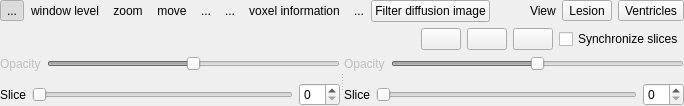
     <widget class="QWidget" name="layoutWidget" >
      <layout class="QVBoxLayout" >
       <property name="margin" >
        <number>0</number>
       </property>
       <property name="spacing" >
        <number>6</number>
       </property>
       <item>
        <layout class="QHBoxLayout" >
         <property name="margin" >
          <number>0</number>
         </property>
         <property name="spacing" >
          <number>0</number>
         </property>
         <item>
          <widget class="QToolButton" name="m_slicingToolButton" >
           <property name="text" >
            <string>...</string>
           </property>
           <property name="icon" >
            <iconset/>
           </property>
           <property name="iconSize" >
            <size>
             <width>32</width>
             <height>32</height>
            </size>
           </property>
           <property name="checkable" >
            <bool>true</bool>
           </property>
           <property name="checked" >
            <bool>true</bool>
           </property>
           <property name="autoRaise" >
            <bool>true</bool>
           </property>
          </widget>
         </item>
         <item>
          <widget class="QToolButton" name="m_windowLevelToolButton" >
           <property name="text" >
            <string>window level</string>
           </property>
           <property name="icon" >
            <iconset/>
           </property>
           <property name="iconSize" >
            <size>
             <width>32</width>
             <height>32</height>
            </size>
           </property>
           <property name="checkable" >
            <bool>true</bool>
           </property>
           <property name="autoRaise" >
            <bool>true</bool>
           </property>
          </widget>
         </item>
         <item>
          <widget class="QToolButton" name="m_zoomToolButton" >
           <property name="text" >
            <string>zoom</string>
           </property>
           <property name="icon" >
            <iconset/>
           </property>
           <property name="iconSize" >
            <size>
             <width>32</width>
             <height>32</height>
            </size>
           </property>
           <property name="checkable" >
            <bool>true</bool>
           </property>
           <property name="autoRaise" >
            <bool>true</bool>
           </property>
          </widget>
         </item>
         <item>
          <widget class="QToolButton" name="m_moveToolButton" >
           <property name="text" >
            <string>move</string>
           </property>
           <property name="icon" >
            <iconset/>
           </property>
           <property name="iconSize" >
            <size>
             <width>32</width>
             <height>32</height>
            </size>
           </property>
           <property name="checkable" >
            <bool>true</bool>
           </property>
           <property name="autoRaise" >
            <bool>true</bool>
           </property>
          </widget>
         </item>
         <item>
          <widget class="QToolButton" name="m_rotateClockWiseToolButton" >
           <property name="text" >
            <string>...</string>
           </property>
           <property name="icon" >
            <iconset/>
           </property>
           <property name="iconSize" >
            <size>
             <width>32</width>
             <height>32</height>
            </size>
           </property>
           <property name="autoRaise" >
            <bool>true</bool>
           </property>
          </widget>
         </item>
         <item>
          <widget class="QToolButton" name="m_editorToolButton" >
           <property name="text" >
            <string>...</string>
           </property>
           <property name="icon" >
            <iconset/>
           </property>
           <property name="iconSize" >
            <size>
             <width>32</width>
             <height>32</height>
            </size>
           </property>
           <property name="checkable" >
            <bool>true</bool>
           </property>
           <property name="autoRaise" >
            <bool>true</bool>
           </property>
          </widget>
         </item>
         <item>
          <widget class="QToolButton" name="m_voxelInformationToolButton" >
           <property name="layoutDirection" >
            <enum>Qt::LeftToRight</enum>
           </property>
           <property name="text" >
            <string>voxel information</string>
           </property>
           <property name="icon" >
            <iconset/>
           </property>
           <property name="iconSize" >
            <size>
             <width>32</width>
             <height>32</height>
            </size>
           </property>
           <property name="checkable" >
            <bool>true</bool>
           </property>
           <property name="autoRaise" >
            <bool>true</bool>
           </property>
          </widget>
         </item>
         <item>
          <widget class="QToolButton" name="m_seedToolButton" >
           <property name="text" >
            <string>...</string>
           </property>
           <property name="icon" >
            <iconset/>
           </property>
           <property name="iconSize" >
            <size>
             <width>32</width>
             <height>32</height>
            </size>
           </property>
           <property name="checkable" >
            <bool>true</bool>
           </property>
           <property name="autoRaise" >
            <bool>true</bool>
           </property>
          </widget>
         </item>
         <item>
          <widget class="QPushButton" name="m_filterDiffusionPushButton" >
           <property name="text" >
            <string>Filter diffusion image</string>
           </property>
          </widget>
         </item>
         <item>
          <spacer>
           <property name="orientation" >
            <enum>Qt::Horizontal</enum>
           </property>
           <property name="sizeHint" >
            <size>
             <width>40</width>
             <height>20</height>
            </size>
           </property>
          </spacer>
         </item>
         <item>
          <layout class="QHBoxLayout" >
           <property name="margin" >
            <number>0</number>
           </property>
           <property name="spacing" >
            <number>6</number>
           </property>
           <item>
            <widget class="QLabel" name="m_viewLabel" >
             <property name="text" >
              <string>View</string>
             </property>
            </widget>
           </item>
           <item>
            <widget class="QToolButton" name="m_lesionViewToolButton" >
             <property name="text" >
              <string>Lesion</string>
             </property>
            </widget>
           </item>
           <item>
            <widget class="QToolButton" name="m_ventriclesViewToolButton" >
             <property name="text" >
              <string>Ventricles</string>
             </property>
            </widget>
           </item>
          </layout>
         </item>
        </layout>
       </item>
       <item>
        <layout class="QHBoxLayout" >
         <property name="margin" >
          <number>0</number>
         </property>
         <property name="spacing" >
          <number>6</number>
         </property>
         <item>
          <layout class="QHBoxLayout" >
           <property name="margin" >
            <number>0</number>
           </property>
           <property name="spacing" >
            <number>6</number>
           </property>
           <item>
            <spacer>
             <property name="orientation" >
              <enum>Qt::Horizontal</enum>
             </property>
             <property name="sizeHint" >
              <size>
               <width>40</width>
               <height>20</height>
              </size>
             </property>
            </spacer>
           </item>
           <item>
            <widget class="QPushButton" name="m_splitterLeftButton" >
             <property name="text" >
              <string/>
             </property>
             <property name="icon" >
              <iconset/>
             </property>
            </widget>
           </item>
           <item>
            <widget class="QPushButton" name="m_splitterCenterButton" >
             <property name="text" >
              <string/>
             </property>
             <property name="icon" >
              <iconset/>
             </property>
            </widget>
           </item>
           <item>
            <widget class="QPushButton" name="m_splitterRightButton" >
             <property name="text" >
              <string/>
             </property>
             <property name="icon" >
              <iconset/>
             </property>
            </widget>
           </item>
           <item>
            <widget class="QCheckBox" name="m_synchroCheckBox" >
             <property name="text" >
              <string>Synchronize slices</string>
             </property>
            </widget>
           </item>
          </layout>
         </item>
        </layout>
       </item>
       <item>
        <widget class="QSplitter" name="m_viewerSplitter" >
         <property name="orientation" >
          <enum>Qt::Horizontal</enum>
         </property>
         <widget class="QWidget" name="layoutWidget" >
          <layout class="QVBoxLayout" >
           <property name="margin" >
            <number>0</number>
           </property>
           <property name="spacing" >
            <number>6</number>
           </property>
           <item>
            <layout class="QHBoxLayout" >
             <property name="margin" >
              <number>0</number>
             </property>
             <property name="spacing" >
              <number>6</number>
             </property>
             <item>
              <widget class="QLabel" name="m_diffusionOpacityLabel" >
               <property name="enabled" >
                <bool>false</bool>
               </property>
               <property name="text" >
                <string>Opacity</string>
               </property>
              </widget>
             </item>
             <item>
              <widget class="QSlider" name="m_diffusionOpacitySlider" >
               <property name="enabled" >
                <bool>false</bool>
               </property>
               <property name="maximum" >
                <number>100</number>
               </property>
               <property name="value" >
                <number>50</number>
               </property>
               <property name="orientation" >
                <enum>Qt::Horizontal</enum>
               </property>
              </widget>
             </item>
            </layout>
           </item>
           <item>
            <widget class="udg::Q2DViewer" native="1" name="m_diffusion2DView" >
             <property name="sizePolicy" >
              <sizepolicy>
               <hsizetype>0</hsizetype>
               <vsizetype>0</vsizetype>
               <horstretch>0</horstretch>
               <verstretch>0</verstretch>
              </sizepolicy>
             </property>
             <property name="maximumSize" >
              <size>
               <width>100000</width>
               <height>100000</height>
              </size>
             </property>
            </widget>
           </item>
           <item>
            <layout class="QHBoxLayout" >
             <property name="margin" >
              <number>0</number>
             </property>
             <property name="spacing" >
              <number>6</number>
             </property>
             <item>
              <widget class="QLabel" name="m_diffusionSliceLabel" >
               <property name="text" >
                <string>Slice</string>
               </property>
              </widget>
             </item>
             <item>
              <widget class="QSlider" name="m_diffusionSliceSlider" >
               <property name="orientation" >
                <enum>Qt::Horizontal</enum>
               </property>
              </widget>
             </item>
             <item>
              <widget class="QSpinBox" name="m_diffusionSliceSpinBox" />
             </item>
            </layout>
           </item>
          </layout>
         </widget>
         <widget class="QWidget" name="layoutWidget" >
          <layout class="QVBoxLayout" >
           <property name="margin" >
            <number>0</number>
           </property>
           <property name="spacing" >
            <number>6</number>
           </property>
           <item>
            <layout class="QHBoxLayout" >
             <property name="margin" >
              <number>0</number>
             </property>
             <property name="spacing" >
              <number>6</number>
             </property>
             <item>
              <widget class="QLabel" name="m_perfusionOpacityLabel" >
               <property name="enabled" >
                <bool>false</bool>
               </property>
               <property name="text" >
                <string>Opacity</string>
               </property>
              </widget>
             </item>
             <item>
              <widget class="QSlider" name="m_perfusionOpacitySlider" >
               <property name="enabled" >
                <bool>false</bool>
               </property>
               <property name="maximum" >
                <number>100</number>
               </property>
               <property name="value" >
                <number>50</number>
               </property>
               <property name="orientation" >
                <enum>Qt::Horizontal</enum>
               </property>
              </widget>
             </item>
            </layout>
           </item>
           <item>
            <widget class="udg::Q2DViewer" native="1" name="m_perfusion2DView" >
             <property name="sizePolicy" >
              <sizepolicy>
               <hsizetype>0</hsizetype>
               <vsizetype>0</vsizetype>
               <horstretch>0</horstretch>
               <verstretch>0</verstretch>
              </sizepolicy>
             </property>
             <property name="maximumSize" >
              <size>
               <width>100000</width>
               <height>100000</height>
              </size>
             </property>
            </widget>
           </item>
           <item>
            <layout class="QHBoxLayout" >
             <property name="margin" >
              <number>0</number>
             </property>
             <property name="spacing" >
              <number>6</number>
             </property>
             <item>
              <widget class="QLabel" name="m_perfusionSliceLabel" >
               <property name="text" >
                <string>Slice</string>
               </property>
              </widget>
             </item>
             <item>
              <widget class="QSlider" name="m_perfusionSliceSlider" >
               <property name="orientation" >
                <enum>Qt::Horizontal</enum>
               </property>
              </widget>
             </item>
             <item>
              <widget class="QSpinBox" name="m_perfusionSliceSpinBox" />
             </item>
            </layout>
           </item>
          </layout>
         </widget>
        </widget>
       </item>
      </layout>
     </widget>
